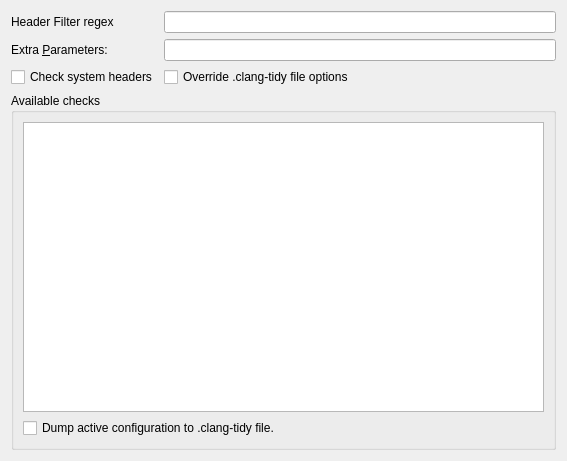
<?xml version="1.0" encoding="UTF-8"?>
<ui version="4.0">
 <class>ClangTidy::GenericConfig</class>
 <widget class="QWidget" name="ClangTidy::GenericConfig">
  <property name="geometry">
   <rect>
    <x>0</x>
    <y>0</y>
    <width>567</width>
    <height>461</height>
   </rect>
  </property>
  <layout class="QGridLayout" name="gridLayout_2">
   <item row="5" column="0" colspan="2">
    <widget class="QGroupBox" name="CheckListGroupBox">
     <property name="toolTip">
      <string>Enable additional checks</string>
     </property>
     <property name="title">
      <string>Available checks </string>
     </property>
     <layout class="QGridLayout" name="gridLayout">
      <item row="0" column="0">
       <widget class="QListView" name="checkListView">
        <property name="editTriggers">
         <set>QAbstractItemView::NoEditTriggers</set>
        </property>
        <property name="selectionMode">
         <enum>QAbstractItemView::ExtendedSelection</enum>
        </property>
        <property name="resizeMode">
         <enum>QListView::Adjust</enum>
        </property>
       </widget>
      </item>
      <item row="1" column="0">
       <widget class="QCheckBox" name="dumpCheckBox">
        <property name="text">
         <string>Dump active configuration to .clang-tidy file.</string>
        </property>
       </widget>
      </item>
     </layout>
    </widget>
   </item>
   <item row="1" column="1">
    <widget class="QLineEdit" name="clangtidyParameters">
     <property name="toolTip">
      <string>&lt;html&gt;&lt;head/&gt;&lt;body&gt;&lt;p&gt;Additional command line options to pass to clang-tidy.&lt;/p&gt;&lt;/body&gt;&lt;/html&gt;</string>
     </property>
    </widget>
   </item>
   <item row="1" column="0">
    <widget class="QLabel" name="label_3">
     <property name="text">
      <string>Extra &amp;Parameters:</string>
     </property>
     <property name="buddy">
      <cstring>clangtidyParameters</cstring>
     </property>
    </widget>
   </item>
   <item row="0" column="1">
    <widget class="QLineEdit" name="headerFilterText">
     <property name="toolTip">
      <string>&lt;html&gt;&lt;head/&gt;&lt;body&gt;&lt;p&gt;Regular expression matching the names of the headers to output diagnostics from. Diagnostics from the main file of each translation unit are always displayed. Can be used together with -line-filter. This option overrides the value read from a .clang-tidy file.&lt;/p&gt;&lt;/body&gt;&lt;/html&gt;</string>
     </property>
    </widget>
   </item>
   <item row="4" column="0">
    <widget class="QCheckBox" name="sysHeadersCheckBox">
     <property name="text">
      <string>Check system headers</string>
     </property>
    </widget>
   </item>
   <item row="4" column="1">
    <widget class="QCheckBox" name="overrideConfigFileCheckBox">
     <property name="text">
      <string>Override .clang-tidy file options</string>
     </property>
    </widget>
   </item>
   <item row="0" column="0">
    <widget class="QLabel" name="label">
     <property name="text">
      <string>Header Filter regex</string>
     </property>
    </widget>
   </item>
  </layout>
 </widget>
 <resources/>
 <connections>
  <connection>
   <sender>overrideConfigFileCheckBox</sender>
   <signal>clicked(bool)</signal>
   <receiver>CheckListGroupBox</receiver>
   <slot>setEnabled(bool)</slot>
   <hints>
    <hint type="sourcelabel">
     <x>194</x>
     <y>85</y>
    </hint>
    <hint type="destinationlabel">
     <x>102</x>
     <y>109</y>
    </hint>
   </hints>
  </connection>
 </connections>
</ui>
